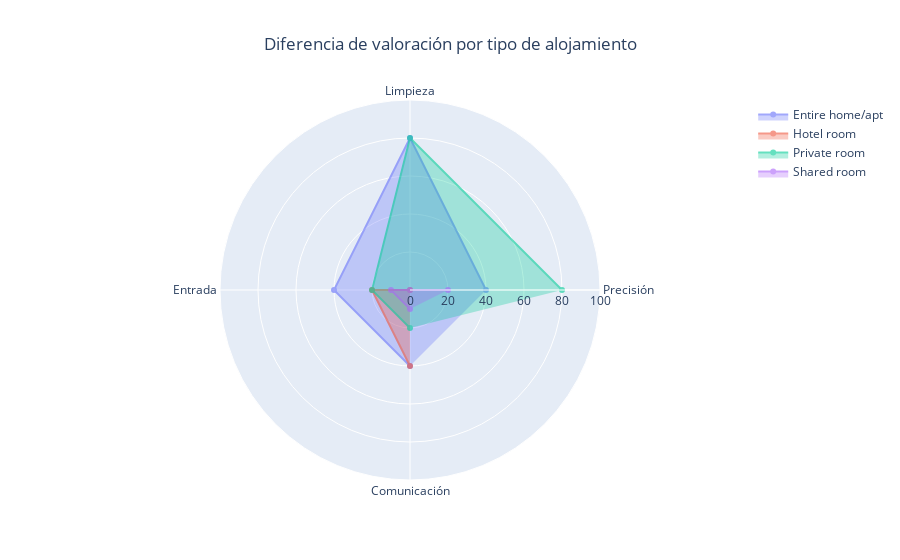

Notebook source saved alongside this figure:
### Markdown cell above
Segmentamos por tipo de alojamiento

### Code cell
# Filtrar filas con datos completos
df_clean = df.dropna(subset=cols + ['review_scores_value', 'room_type'])

# Agrupar solo por tipo de alojamiento
grouped = df_clean.groupby('room_type')

# Inicializar figura
fig = go.Figure()

# Añadir una traza por tipo de alojamiento
for room_type, group in grouped:
    mejor = group.loc[group['review_scores_value'].idxmax()]
    peor = group.loc[group['review_scores_value'].idxmin()]
    diferencias = (mejor[cols] - peor[cols]).rename(traducciones)

    # Etiquetas más limpias
    theta_labels = diferencias.index
    r_values = diferencias.values

    fig.add_trace(go.Scatterpolar(
        r=r_values,
        theta=theta_labels,
        fill='toself',
        name=room_type,
        mode='lines+markers',
        opacity=0.6  # Mejora la legibilidad al superponer
    ))

# Configuración del gráfico
fig.update_layout(
    autosize=False,
    polar=dict(
        radialaxis=dict(
            visible=True,
            range=[0, df_clean[cols].max().max()]
        )
    ),
    title="Diferencia de valoración por tipo de alojamiento",
    title_x=0.5,
    showlegend=True
)

fig.show()

### Figure 1 — Plotly figure (JSON) as saved in the notebook; plotly's stock layout.template omitted (floating-point values rounded to 4 significant figures)
{"data": [{"fill": "toself", "mode": "lines+markers", "name": "Entire home/apt", "opacity": 0.6, "r": [40, 80, 40, 40], "theta": ["Precisión", "Limpieza", "Entrada", "Comunicación"], "type": "scatterpolar"}, {"fill": "toself", "mode": "lines+markers", "name": "Hotel room", "opacity": 0.6, "r": [-40, 0, 20, 40], "theta": ["Precisión", "Limpieza", "Entrada", "Comunicación"], "type": "scatterpolar"}, {"fill": "toself", "mode": "lines+markers", "name": "Private room", "opacity": 0.6, "r": [80, 80, 20, 20], "theta": ["Precisión", "Limpieza", "Entrada", "Comunicación"], "type": "scatterpolar"}, {"fill": "toself", "mode": "lines+markers", "name": "Shared room", "opacity": 0.6, "r": [20, 0, 10, 10], "theta": ["Precisión", "Limpieza", "Entrada", "Comunicación"], "type": "scatterpolar"}], "layout": {"autosize": false, "polar": {"radialaxis": {"range": [0, 100], "visible": true}}, "showlegend": true, "title": {"text": "Diferencia de valoración por tipo de alojamiento", "x": 0.5}}}
